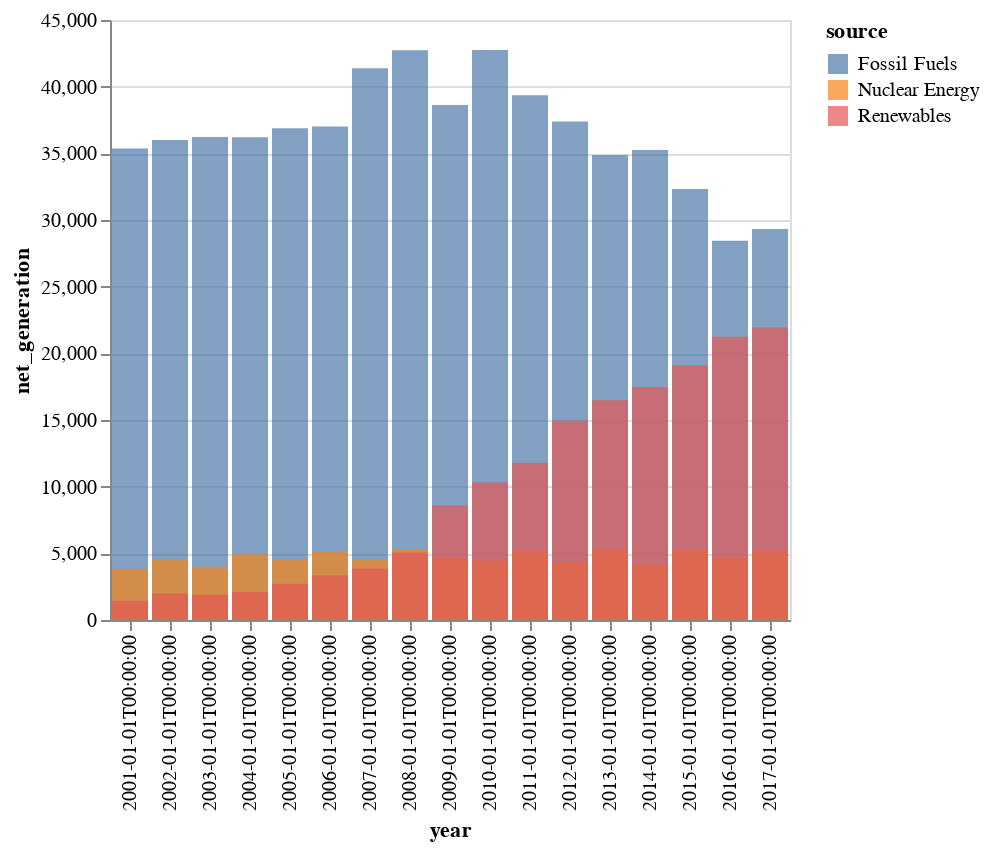

Here is the notebook cell this chart was saved with:
### Code cell
source = data.iowa_electricity()

alt.Chart(source).mark_bar(opacity=0.7).encode(
    x='year:O',
    y=alt.Y('net_generation:Q', stack=None),
    color="source",
)

### Figure 1 — Vega-Lite specification as saved in the notebook (floating-point values rounded to 4 significant figures)
{"config": {"view": {"continuousWidth": 400, "continuousHeight": 300}}, "data": {"name": "data-bb61008ba0c766c5601afa5323d12ad4"}, "mark": {"type": "bar", "opacity": 0.7}, "encoding": {"color": {"field": "source", "type": "nominal"}, "x": {"field": "year", "type": "ordinal"}, "y": {"field": "net_generation", "stack": null, "type": "quantitative"}}, "$schema": "https://vega.github.io/schema/vega-lite/v4.17.0.json", "datasets": {"data-bb61008ba0c766c5601afa5323d12ad4": [{"year": "2001-01-01T00:00:00", "source": "Fossil Fuels", "net_generation": 35361}, {"year": "2002-01-01T00:00:00", "source": "Fossil Fuels", "net_generation": 35991}, {"year": "2003-01-01T00:00:00", "source": "Fossil Fuels", "net_generation": 36234}, {"year": "2004-01-01T00:00:00", "source": "Fossil Fuels", "net_generation": 36205}, {"year": "2005-01-01T00:00:00", "source": "Fossil Fuels", "net_generation": 36883}, {"year": "2006-01-01T00:00:00", "source": "Fossil Fuels", "net_generation": 37014}, {"year": "2007-01-01T00:00:00", "source": "Fossil Fuels", "net_generation": 41389}, {"year": "2008-01-01T00:00:00", "source": "Fossil Fuels", "net_generation": 42734}, {"year": "2009-01-01T00:00:00", "source": "Fossil Fuels", "net_generation": 38620}, {"year": "2010-01-01T00:00:00", "source": "Fossil Fuels", "net_generation": 42750}, {"year": "2011-01-01T00:00:00", "source": "Fossil Fuels", "net_generation": 39361}, {"year": "2012-01-01T00:00:00", "source": "Fossil Fuels", "net_generation": 37379}, {"year": "2013-01-01T00:00:00", "source": "Fossil Fuels", "net_generation": 34873}, {"year": "2014-01-01T00:00:00", "source": "Fossil Fuels", "net_generation": 35250}, {"year": "2015-01-01T00:00:00", "source": "Fossil Fuels", "net_generation": 32319}, {"year": "2016-01-01T00:00:00", "source": "Fossil Fuels", "net_generation": 28437}, {"year": "2017-01-01T00:00:00", "source": "Fossil Fuels", "net_generation": 29329}, {"year": "2001-01-01T00:00:00", "source": "Nuclear Energy", "net_generation": 3853}, {"year": "2002-01-01T00:00:00", "source": "Nuclear Energy", "net_generation": 4574}, {"year": "2003-01-01T00:00:00", "source": "Nuclear Energy", "net_generation": 3988}, {"year": "2004-01-01T00:00:00", "source": "Nuclear Energy", "net_generation": 4929}, {"year": "2005-01-01T00:00:00", "source": "Nuclear Energy", "net_generation": 4538}, {"year": "2006-01-01T00:00:00", "source": "Nuclear Energy", "net_generation": 5095}, {"year": "2007-01-01T00:00:00", "source": "Nuclear Energy", "net_generation": 4519}, {"year": "2008-01-01T00:00:00", "source": "Nuclear Energy", "net_generation": 5282}, {"year": "2009-01-01T00:00:00", "source": "Nuclear Energy", "net_generation": 4679}, {"year": "2010-01-01T00:00:00", "source": "Nuclear Energy", "net_generation": 4451}, {"year": "2011-01-01T00:00:00", "source": "Nuclear Energy", "net_generation": 5215}, {"year": "2012-01-01T00:00:00", "source": "Nuclear Energy", "net_generation": 4347}, {"year": "2013-01-01T00:00:00", "source": "Nuclear Energy", "net_generation": 5321}, {"year": "2014-01-01T00:00:00", "source": "Nuclear Energy", "net_generation": 4152}, {"year": "2015-01-01T00:00:00", "source": "Nuclear Energy", "net_generation": 5243}, {"year": "2016-01-01T00:00:00", "source": "Nuclear Energy", "net_generation": 4703}, {"year": "2017-01-01T00:00:00", "source": "Nuclear Energy", "net_generation": 5214}, {"year": "2001-01-01T00:00:00", "source": "Renewables", "net_generation": 1437}, {"year": "2002-01-01T00:00:00", "source": "Renewables", "net_generation": 1963}, {"year": "2003-01-01T00:00:00", "source": "Renewables", "net_generation": 1885}, {"year": "2004-01-01T00:00:00", "source": "Renewables", "net_generation": 2102}, {"year": "2005-01-01T00:00:00", "source": "Renewables", "net_generation": 2724}, {"year": "2006-01-01T00:00:00", "source": "Renewables", "net_generation": 3364}, {"year": "2007-01-01T00:00:00", "source": "Renewables", "net_generation": 3870}, {"year": "2008-01-01T00:00:00", "source": "Renewables", "net_generation": 5070}, {"year": "2009-01-01T00:00:00", "source": "Renewables", "net_generation": 8560}, {"year": "2010-01-01T00:00:00", "source": "Renewables", "net_generation": 10308}, {"year": "2011-01-01T00:00:00", "source": "Renewables", "net_generation": 11795}, {"year": "2012-01-01T00:00:00", "source": "Renewables", "net_generation": 14949}, {"year": "2013-01-01T00:00:00", "source": "Renewables", "net_generation": 16476}, {"year": "2014-01-01T00:00:00", "source": "Renewables", "net_generation": 17452}, {"year": "2015-01-01T00:00:00", "source": "Renewables", "net_generation": 19091}, {"year": "2016-01-01T00:00:00", "source": "Renewables", "net_generation": 21241}, {"year": "2017-01-01T00:00:00", "source": "Renewables", "net_generation": 21933}]}}
